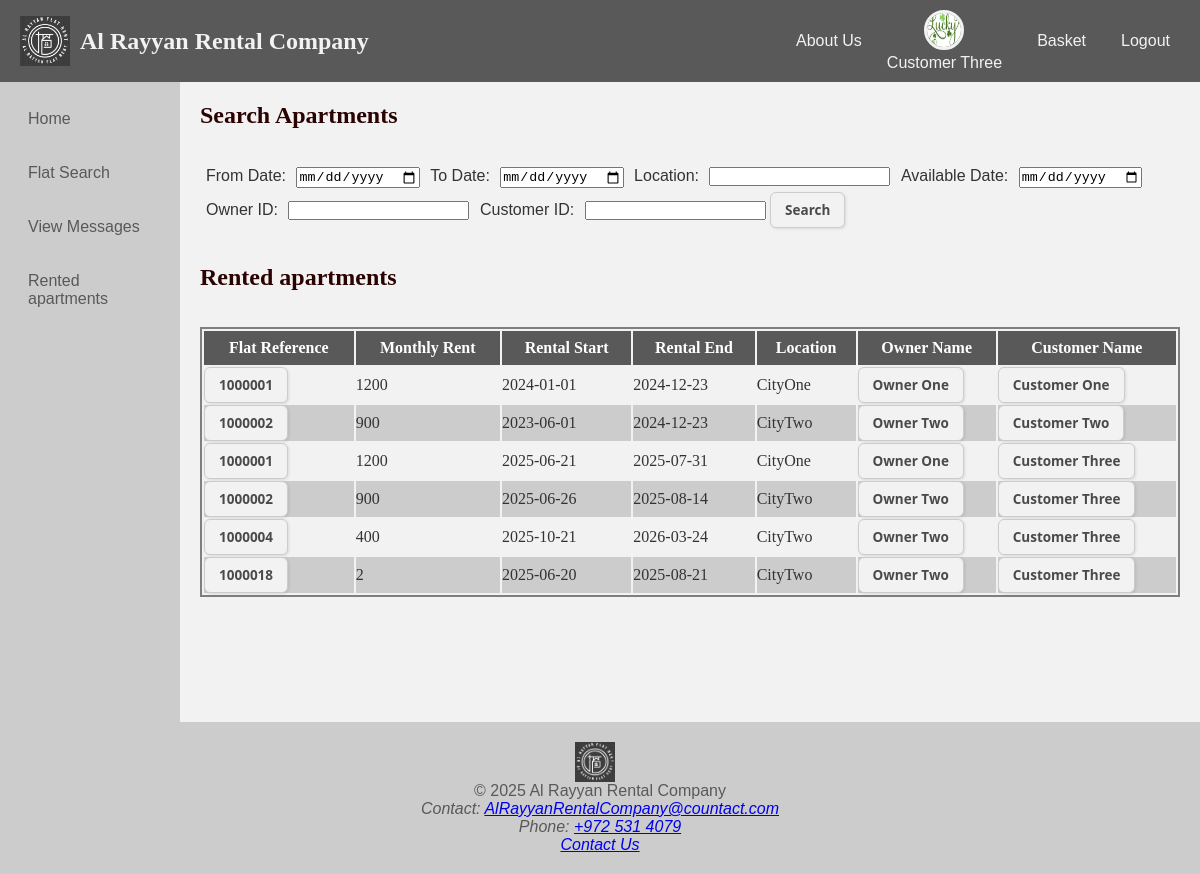
The app's page /SearchManager.php (signed in) with its own data.
### tables this page shows
CREATE TABLE `customer` (
  `CustomerID` bigint NOT NULL,
  `NationalID` char(9) NOT NULL,
  `Name` varchar(100) NOT NULL,
  `Password` varchar(100) NOT NULL,
  `DateOfBirth` date DEFAULT NULL,
  `Email` varchar(100) DEFAULT NULL,
  `MobileNumber` varchar(15) DEFAULT NULL,
  `TelephoneNumber` varchar(15) DEFAULT NULL,
  `Username` varchar(100) DEFAULT NULL,
  `custmerImage` varchar(100) DEFAULT NULL
);

CREATE TABLE `apartment_home` (
  `ApartmentID` bigint NOT NULL,
  `ApartmentNumber` varchar(10) DEFAULT NULL,
  `NumberOfRooms` int DEFAULT NULL,
  `NumberOfBathrooms` int DEFAULT NULL,
  `IsFurnished` tinyint(1) DEFAULT NULL,
  `MonthlyRent` int DEFAULT NULL,
  `Area` decimal(10,2) DEFAULT NULL,
  `HeatingSystem_AirConditioning` tinyint(1) DEFAULT NULL,
  `AccessControl` varchar(100) DEFAULT NULL,
  `ExtraAmenities` varchar(255) DEFAULT NULL,
  `OwnerID` bigint DEFAULT NULL,
  `Description` text,
  `NearbyLinks` text,
  `IsApproved` tinyint(1) DEFAULT '0'
);

CREATE TABLE `rental` (
  `CustomerID` bigint NOT NULL,
  `ApartmentID` bigint NOT NULL,
  `RentalStartDate` date DEFAULT NULL,
  `RentalEndDate` date DEFAULT NULL,
  `TotalAmount` decimal(10,2) NOT NULL,
  `RentalStatus` varchar(50) DEFAULT NULL
);

CREATE TABLE `owneraddress` (
  `AddressID` int NOT NULL,
  `OwnerID` bigint NOT NULL,
  `FlatOrHouseNo` varchar(20) DEFAULT NULL,
  `StreetName` varchar(100) DEFAULT NULL,
  `City` varchar(50) DEFAULT NULL,
  `PostalCode` varchar(10) DEFAULT NULL
);

CREATE TABLE `owner` (
  `OwnerID` bigint NOT NULL,
  `NationalID` char(9) NOT NULL,
  `OwnerName` varchar(100) DEFAULT NULL,
  `EmailAddress` varchar(100) DEFAULT NULL,
  `PhoneNumber` varchar(20) DEFAULT NULL,
  `MobileNumber` varchar(15) DEFAULT NULL,
  `Password` varchar(100) DEFAULT NULL,
  `BankName` varchar(100) DEFAULT NULL,
  `BankBranch` varchar(100) DEFAULT NULL,
  `AccountNumber` varchar(20) DEFAULT NULL,
  `ownerImage` varchar(100) DEFAULT NULL,
  `Username` varchar(100) DEFAULT NULL
);

### SearchManager.php (the view, shortened to what this page needs)
<?php
include('database.inc.php');
    include('header.php');
$fromDate = $_GET['from_date'] ?? null;
$toDate = $_GET['to_date'] ?? null;
$location = $_GET['location'] ?? null;
$availableDate = $_GET['available_date'] ?? null;
$ownerId = $_GET['owner_id'] ?? null;
$customerId = $_GET['customer_id'] ?? null;
$sql = "SELECT
            a.ApartmentID, a.MonthlyRent, r.RentalStartDate, r.RentalEndDate,
            oa.City AS OwnerCity, ca.City AS CustomerCity,
            o.OwnerName, o.OwnerID,
            c.Name AS CustomerName, c.CustomerID
        FROM apartment_home a
        JOIN rental r ON a.ApartmentID = r.ApartmentID
        JOIN owner o ON a.OwnerID = o.OwnerID
        LEFT JOIN owneraddress oa ON o.OwnerID = oa.OwnerID
        LEFT JOIN customer c ON r.CustomerID = c.CustomerID
        LEFT JOIN customeraddress ca ON c.CustomerID = ca.CustomerID
        WHERE 1 = 1";
$params = [];
$stmt = $pdo->prepare($sql);
$stmt->execute($params);
$flats = $stmt->fetchAll(PDO::FETCH_ASSOC);
?>
<!DOCTYPE html>
<html lang="en">
<head>
    <link rel="stylesheet" href="style.css">
</head>
<body>
<section class="container">
    <?php include('navigation.php'); ?>
    <main>
 <section>
    <h2>Search Apartments</h2> <br></br>
    <form method="get" action="">
        <label for="from_date">From Date:</label>
        <input type="date" id="from_date" name="from_date" value="<?= $fromDate ?? '' ?>">
        <label for="to_date">To Date:</label>
        <input type="date" id="to_date" name="to_date" value="<?= $toDate ?? '' ?>">
        <label for="location">Location:</label>
        <input type="text" id="location" name="location" value="<?= $location ?? '' ?>">
        <label for="available_date">Available Date:</label>
        <input type="date" id="available_date" name="available_date" value="<?= $availableDate ?? '' ?>">
        <label for="owner_id">Owner ID:</label>
        <input type="text" id="owner_id" name="owner_id" value="<?= $ownerId ?? '' ?>">
        <label for="customer_id">Customer ID:</label>
        <input type="text" id="customer_id" name="customer_id" value="<?= $customerId ?? '' ?>">
        <button type="submit" class="link-button" >Search</button>
    </form>
</section>
        <section>
            <br></br>  <h2>Rented apartments</h2> <br></br>
            <table>
                <thead>
                    <tr>
                        <th>Flat Reference</th>
                        <th>Monthly Rent</th>
                        <th>Rental Start</th>
                        <th>Rental End</th>
                        <th>Location</th>
                        <th>Owner Name</th>
                        <th>Customer Name</th>
                    </tr>
                </thead>
                <tbody>
                    <?php if (!empty($flats)): ?>
                        <?php foreach ($flats as $flat): ?>
                            <tr>
                                <td>
                                    <a href="FlatDetail.php?id=<?= $flat['ApartmentID'] ?>"  class="link-button">
                                        <?= $flat['ApartmentID'] ?>
                                    </a>
                                </td>
                                <td><?= $flat['MonthlyRent'] ?></td>
                                <td><?= $flat['RentalStartDate'] ?></td>
                                <td><?= $flat['RentalEndDate'] ?></td>
                                <td><?= $flat['OwnerCity'] ?></td>
                                <td>
    <a href="userProfile.php?id=<?= $flat['OwnerID'] ?>&type=owner"  class="link-button">
        <?= $flat['OwnerName'] ?>
    </a>
</td>
<td>
    <a href="userProfile.php?id=<?= $flat['CustomerID'] ?>&type=customer"  class="link-button">
        <?= $flat['CustomerName'] ?>
    </a>
</td>
                            </tr>
                        <?php endforeach; ?>
                    <?php else: ?>
                        <tr><td colspan="7">No results found</td></tr>
                    <?php endif; ?>
                </tbody>
            </table>
        </section>
    </main>
</section>
<?php include('footer.php'); ?>
</body>
</html>

### header.php (shortened to what this page needs)
<?php
include('database.inc.php');
$isCustomerLoggedIn = isset($_SESSION['customer_id']);
$isOwnerLoggedIn = isset($_SESSION['owner_id']);
$isManagerLoggedIn = isset($_SESSION['manager_id']);
$username = '';
$userProfileLink = '';
if ($isCustomerLoggedIn) {
    $customerID = $_SESSION['customer_id'];
    $stmt = $pdo->prepare("SELECT Name FROM customer WHERE CustomerID = ?");
    $stmt->execute([$customerID]);
    $row = $stmt->fetch(PDO::FETCH_ASSOC);
    if ($row) {
        $username = $row['Name'];
        $userProfileLink = "userProfile.php?id={$customerID}&type=customer";
    }
}
?>
<header>
    <section class="logo-name">
        <img src="image/logo.png" alt="Logo" class="logo">
        <h1>Al Rayyan Rental Company</h1>
    </section>
    <section class="header-links">
        <a href="AboutUs.php">About Us</a>
        <?php if ($isCustomerLoggedIn || $isOwnerLoggedIn || $isManagerLoggedIn): ?>
           <div class="user_card">
    <?php
        $userImage = 'image/maneger.jpg';
        if ($isCustomerLoggedIn) {
            $customerID = $_SESSION['customer_id'];
            $customImagePath = "pending_images/C{$customerID}.jpg";
            if (file_exists($customImagePath)) {
                $userImage = $customImagePath;
            }
        } elseif ($isOwnerLoggedIn) {
            $ownerID = $_SESSION['owner_id'];
            $customImagePath = "pending_images/O{$ownerID}.jpg";
            if (file_exists($customImagePath)) {
                $userImage = $customImagePath;
            }
        }
    ?>
    <a href="<?= $userProfileLink ?>">
        <img src="<?= htmlspecialchars($userImage) ?>" alt="User" class="user-photo">
    </a>
    <p><?= htmlspecialchars($username); ?></p>
</div>
            <?php if ($isCustomerLoggedIn): ?>
                <a href="basket.php" class="customer-only">Basket</a>
            <?php endif; ?>
        <?php else: ?>
            <a href="Sign-up.php">Sign-up</a>
            <a href="login.php">Login</a>
        <?php endif; ?>
        <?php if ($isCustomerLoggedIn || $isOwnerLoggedIn || $isManagerLoggedIn): ?>
            <a href="logout.php">Logout</a>
        <?php endif; ?>
    </section>
</header>

### style.css (style rules this page uses)
* { margin: 0; padding: 0; box-sizing: border-box; }
body { font-family: Arial, sans-serif; background-color: #f2f2f2; color: #333333; }
header { display: flex; justify-content: space-between; align-items: center; background-color: #595959; color: #f2f2f2; padding: 10px 20px; }
.logo-name { display: flex; align-items: center; color: #ffffff; }
.logo { width: 50px; height: 50px; margin-right: 10px; }
.header-links { display: flex; align-items: center; gap: 15px; }
.header-links a { color: #f2f2f2; text-decoration: none; padding: 5px 10px; }
.user_card { text-align: center; margin-right: 10px; }
.user-photo { width: 40px; height: 40px; border-radius: 50%; border: 3px solid #f2f2f2; }
.container { display: flex; min-height: 80vh; }
.container label { padding: 2px 6px; color: #333333; display: inline-block; margin-bottom: 5px; }
main { flex: 1; padding: 20px; background-color: #f2f2f2; color: #333333; }
main { flex: 2; }
label { padding: 2px 6px; color: #333333; display: inline-block; margin-bottom: 5px; }
table { width: 100%; border: 2px solid #7f7f7f; font-family: 'Times New Roman', serif; color: #333333; }
thead th { background-color: #595959; color: #ffffff; text-align: center; padding: 8px; }
tbody tr:nth-child(even) { background-color: #cccccc; }
tbody tr:nth-child(odd) { background-color: #f2f2f2; }
h2, h3 { font-family: 'Times New Roman', serif; color: #2b0202; }
h1 { font-family: 'Georgia', serif; color: #f2f2f2; }
.link-button { background-color: #f2f2f2; color: #4a4a4a; border: 1px solid #ccc; padding: 8px 14px; display: inline-block; font-weight: bold; border-radius: 6px; cursor: pointer; text-decoration: none; font-family: 'Segoe UI', Tahoma, Geneva, Verdana, sans-serif; font-size: 13.5px; box-shadow: 1px 1px 3px rgba(0,0,0,0.1); transition: background-color 0.2s ease, box-shadow 0.2s ease; }

### records on screen
customer: Name "Customer Three"
apartment_home: ApartmentID "1000001", MonthlyRent "1200", rental.RentalStartDate "2024-01-01", rental.RentalEndDate "2024-12-23", owneraddress.City "CityOne", OwnerID.OwnerName "Owner One", customer.Name "Customer One", rental.RentalStartDate "2025-06-21", rental.RentalEndDate "2025-07-31", customer.Name "Customer Three"
apartment_home: ApartmentID "1000002", MonthlyRent "900", rental.RentalStartDate "2023-06-01", rental.RentalEndDate "2024-12-23", owneraddress.City "CityTwo", OwnerID.OwnerName "Owner Two", customer.Name "Customer Two", rental.RentalStartDate "2025-06-26", rental.RentalEndDate "2025-08-14", customer.Name "Customer Three"
apartment_home: ApartmentID "1000004", MonthlyRent "400", rental.RentalStartDate "2025-10-21", rental.RentalEndDate "2026-03-24", owneraddress.City "CityTwo", OwnerID.OwnerName "Owner Two", customer.Name "Customer Three"
apartment_home: ApartmentID "1000018", MonthlyRent "2", rental.RentalStartDate "2025-06-20", rental.RentalEndDate "2025-08-21", owneraddress.City "CityTwo", OwnerID.OwnerName "Owner Two", customer.Name "Customer Three"
